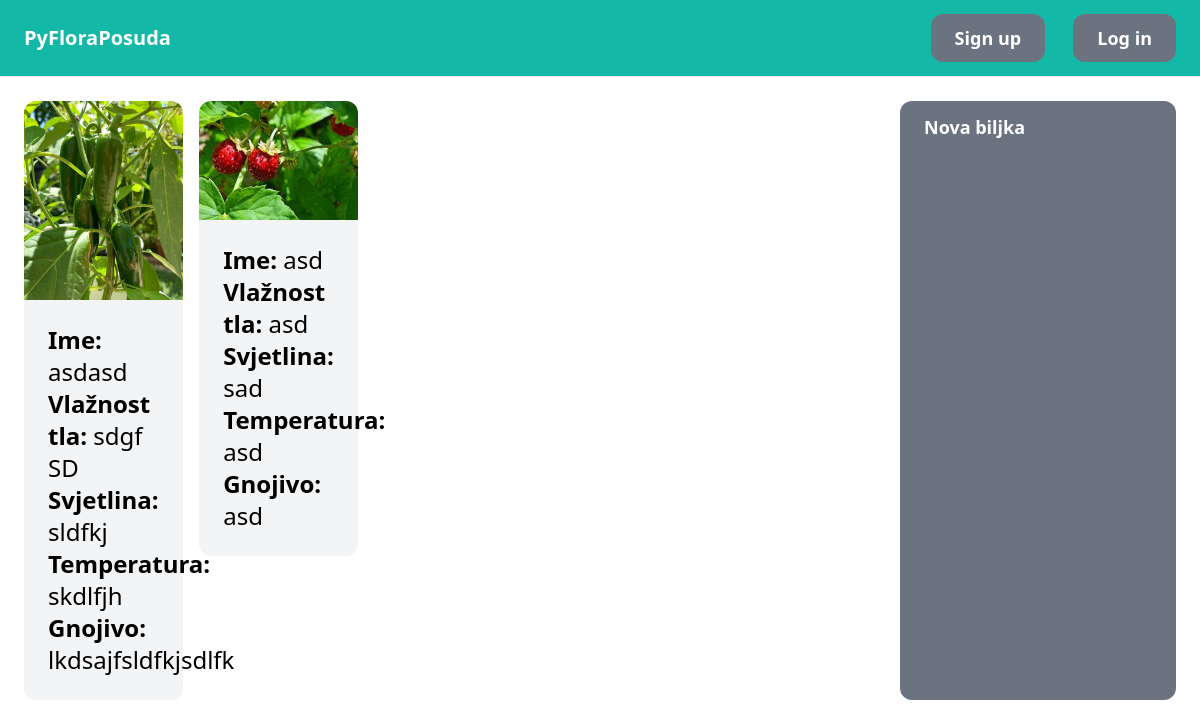
Before: /biljke/ with the older database file.
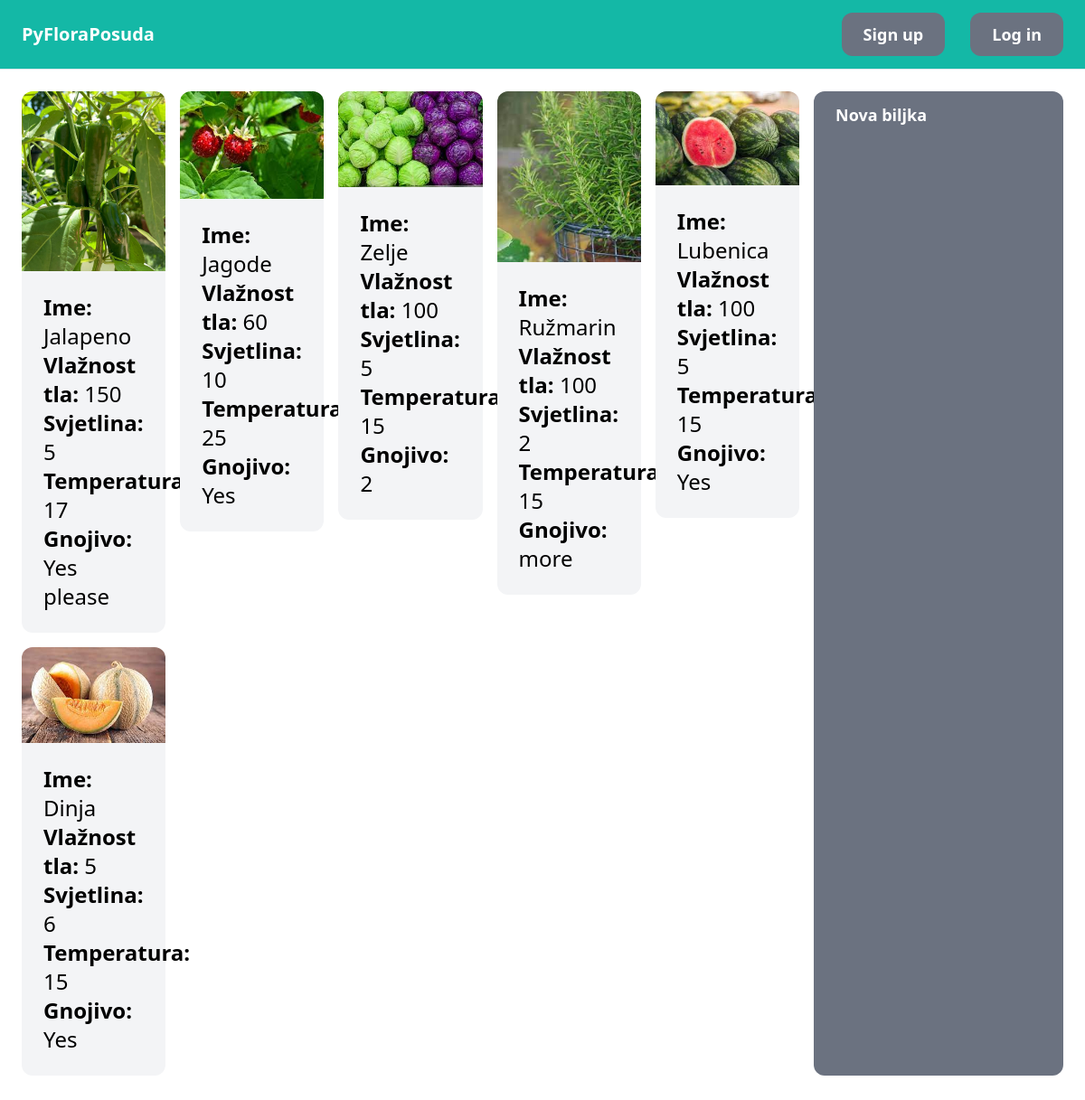
After: the same page with the newer database file.
### plant/models.py (models this page shows, shortened)
class Plant(models.Model):
    name = models.CharField(max_length=255)
    image = models.ImageField(upload_to='plant_images')
    humidity = models.CharField(max_length=255)
    brightness = models.CharField(max_length=255)
    temperature = models.CharField(max_length=255)
    substrate = models.CharField(max_length=255)

### plant/views.py (the view)
# urls.py: path('', views.plants, name='plants'),
def plants(request):
    plants = Plant.objects.all()
    return render(request, 'plants/plants.html',{
        'plants': plants,
    })

### plant/templates/plants/plants.html (shortened to what this page needs)
{% extends 'core/base.html' %}
{% block content %}
    <div class="pb-6 grid grid-cols-4 gap-4 ">
        <div class="col-span-3">
            <div class="grid grid-cols-5 gap-4 ">
                {% for plant in plants %}
                    <div>
                        <a href="{% url 'plant:detail' plant.id %}">
                            <column>
                                <div>
                                    <img src="{{ plant.image.url }}" class="rounded-t-xl">
                                </div>
                            </column>
                            <column>
                                <div class="p-6 bg-gray-100 rounded-b-xl ">
                                    <h2 class="text-2xl"><strong>Ime: </strong>{{ plant.name }}</h2>
                                    <p class="text-2xl"><strong>Vlažnost tla: </strong>{{ plant.humidity }}</p>
                                    <p class="text-2xl"><strong>Svjetlina: </strong>{{ plant.brightness }}</p>
                                    <p class="text-2xl"><strong>Temperatura: </strong>{{ plant.temperature }}</p>
                                    <p class="text-2xl"><strong>Gnojivo: </strong>{{ plant.substrate }}</p>
                                </div>
                            </column>
                        </a>
                    </div>
                {% endfor %}
            </div>
        </div>
        <a href="{% url 'plant:new'%}" class="px-6 py-3 text-lg font-semibold bg-gray-500 text-white rounded-xl hover:bg-gray-700">Nova biljka</a>
    </div>
{% endblock %}

### core/templates/core/base.html (shortened to what this page needs)
<!doctype html>
<html>
    <head>
        <script src="https://cdn.tailwindcss.com"></script>
    </head>
    <body>
        <nav class="py-6 px-6 flex justify-between items-center border-b border-gray-200 text-white bg-teal-500">
            <a href="{% url 'core:index' %}" class="text-xl font-semibold ">PyFloraPosuda</a>
            <div class="space-x-6">
                {% if request.user.is_authenticated %}
                <a href="{% url 'pot:pots' %}" class="px-6 py-3 text-lg font-semibold bg-gray-500 text-white rounded-xl hover:bg-gray-700">Posude</a>
                <a href="{% url 'core:myprofile' %}" class="px-6 py-3 text-lg font-semibold bg-teal-500 text-white rounded-xl hover:bg-teal-700">Moj Profil</a>
                <a href="{% url 'core:sync' %}" class="px-6 py-3 text-lg font-semibold bg-gray-500 text-white rounded-xl hover:bg-gray-700">SYNC</a>
                <a href="{% url 'core:logout' %}" class="px-6 py-3 text-lg font-semibold bg-gray-500 text-white rounded-xl hover:bg-gray-700">Logout</a>
                {% else %}
                <a href="{% url 'core:signup'%}" class="px-6 py-3 text-lg font-semibold bg-gray-500 text-white rounded-xl hover:bg-teal-700">Sign up</a>
                <a href="{% url 'core:login'%}" class="px-6 py-3 text-lg font-semibold bg-gray-500 text-white rounded-xl hover:bg-gray-700">Log in</a>
                {% endif %}
            </div>
        </nav>
        <div class="px-6 py-6">
            {% block content %}
            {% endblock %}
        </div>
    </body>
</html>

Changed rows visible on the page:
changed Plant: name "asdasd" → "Jalapeno"; humidity "sdgf SD" → "150"; brightness "sldfkj" → "5"; temperature "skdlfjh" → "17"; substrate "lkdsajfsldfkjsdlfk" → "Yes please"
changed Plant: name "asd" → "Jagode"; humidity "asd" → "60"; brightness "sad" → "10"; temperature "asd" → "25"; substrate "asd" → "Yes"
added Plant: image (picture), name "Zelje", humidity "100", brightness "5", temperature "15", substrate "2"
added Plant: image (picture), name "Ružmarin", humidity "100", brightness "2", temperature "15", substrate "more"
added Plant: image (picture), name "Lubenica", humidity "100", brightness "5", temperature "15", substrate "Yes"
added Plant: image (picture), name "Dinja", humidity "5", brightness "6", temperature "15", substrate "Yes"
